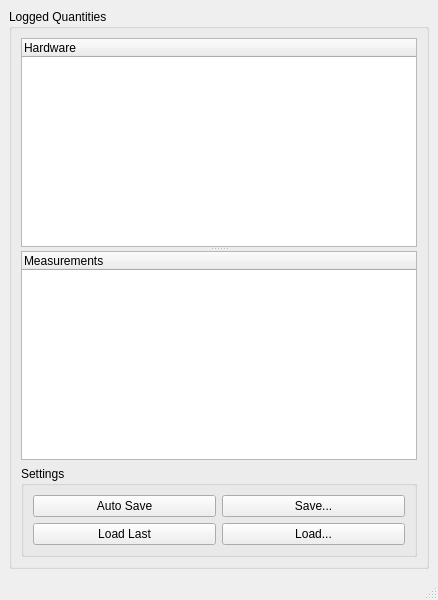
<?xml version="1.0" encoding="UTF-8"?>
<ui version="4.0">
 <class>MainWindow</class>
 <widget class="QMainWindow" name="MainWindow">
  <property name="geometry">
   <rect>
    <x>0</x>
    <y>0</y>
    <width>438</width>
    <height>600</height>
   </rect>
  </property>
  <property name="windowTitle">
   <string>ScopeFoundry</string>
  </property>
  <property name="unifiedTitleAndToolBarOnMac">
   <bool>false</bool>
  </property>
  <widget class="QWidget" name="centralwidget">
   <layout class="QHBoxLayout" name="horizontalLayout_2" stretch="0">
    <item>
     <widget class="QGroupBox" name="lq_trees_groupBox">
      <property name="title">
       <string>Logged Quantities</string>
      </property>
      <layout class="QVBoxLayout" name="verticalLayout">
       <item>
        <widget class="QSplitter" name="splitter">
         <property name="orientation">
          <enum>Qt::Vertical</enum>
         </property>
         <widget class="QTreeWidget" name="hardware_treeWidget">
          <column>
           <property name="text">
            <string>Hardware</string>
           </property>
          </column>
         </widget>
         <widget class="QTreeWidget" name="measurements_treeWidget">
          <column>
           <property name="text">
            <string>Measurements</string>
           </property>
          </column>
         </widget>
        </widget>
       </item>
       <item>
        <widget class="QGroupBox" name="settings_groupBox">
         <property name="title">
          <string>Settings</string>
         </property>
         <layout class="QGridLayout" name="gridLayout_7">
          <item row="0" column="0">
           <widget class="QPushButton" name="settings_autosave_pushButton">
            <property name="text">
             <string>Auto Save</string>
            </property>
           </widget>
          </item>
          <item row="0" column="1">
           <widget class="QPushButton" name="settings_save_pushButton">
            <property name="text">
             <string>Save...</string>
            </property>
           </widget>
          </item>
          <item row="1" column="1">
           <widget class="QPushButton" name="settings_load_pushButton">
            <property name="text">
             <string>Load...</string>
            </property>
           </widget>
          </item>
          <item row="1" column="0">
           <widget class="QPushButton" name="settings_load_last_pushButton">
            <property name="text">
             <string>Load Last</string>
            </property>
           </widget>
          </item>
         </layout>
        </widget>
       </item>
      </layout>
     </widget>
    </item>
   </layout>
  </widget>
  <widget class="QMenuBar" name="menubar">
   <property name="geometry">
    <rect>
     <x>0</x>
     <y>0</y>
     <width>438</width>
     <height>22</height>
    </rect>
   </property>
  </widget>
  <widget class="QStatusBar" name="statusbar"/>
 </widget>
 <resources/>
 <connections/>
</ui>
